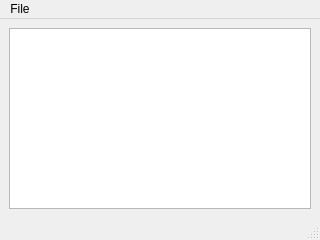
<?xml version="1.0" encoding="UTF-8"?>
<ui version="4.0">
 <class>MainWindow</class>
 <widget class="QMainWindow" name="MainWindow">
  <property name="geometry">
   <rect>
    <x>0</x>
    <y>0</y>
    <width>320</width>
    <height>240</height>
   </rect>
  </property>
  <property name="windowTitle">
   <string>MainWindow</string>
  </property>
  <widget class="QWidget" name="centralwidget">
   <layout class="QVBoxLayout" name="verticalLayout">
    <item>
     <widget class="QTextEdit" name="textEdit"/>
    </item>
   </layout>
  </widget>
  <widget class="QMenuBar" name="menubar">
   <property name="geometry">
    <rect>
     <x>0</x>
     <y>0</y>
     <width>320</width>
     <height>21</height>
    </rect>
   </property>
   <widget class="QMenu" name="menuFile">
    <property name="title">
     <string>File</string>
    </property>
    <addaction name="actionExit"/>
   </widget>
   <addaction name="menuFile"/>
  </widget>
  <widget class="QStatusBar" name="statusbar"/>
  <action name="actionExit">
   <property name="text">
    <string>Exit</string>
   </property>
  </action>
 </widget>
 <resources/>
 <connections/>
</ui>
